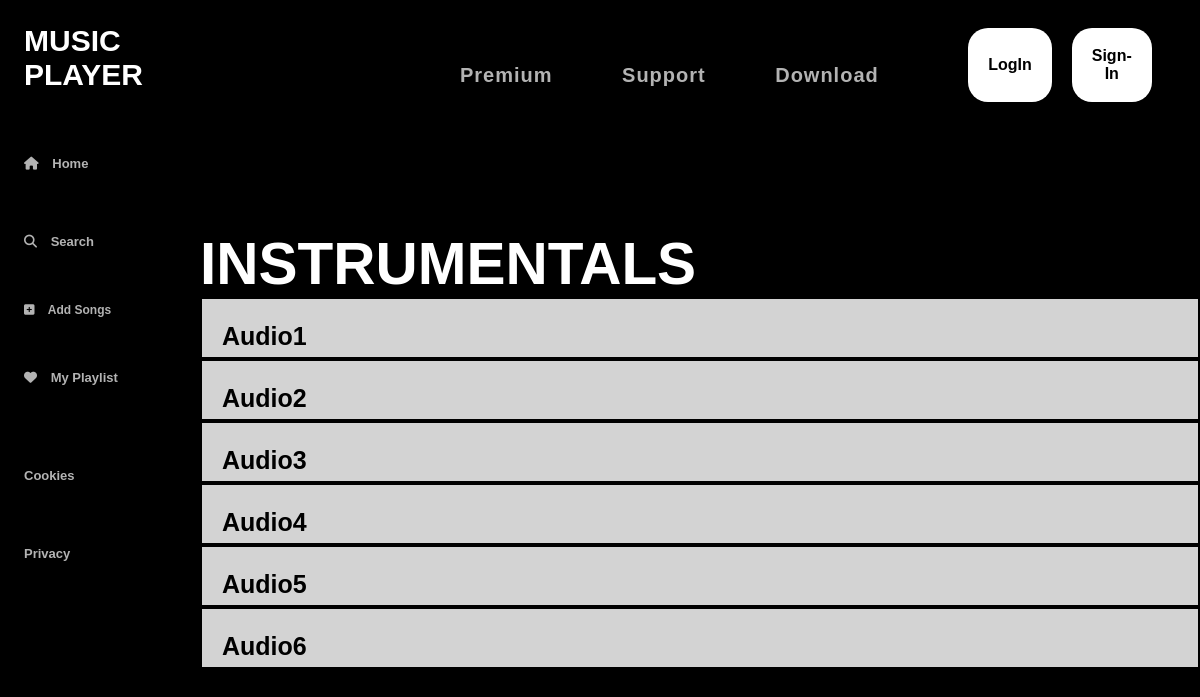
Page /disp_ins.php on the committed database.
### tables this page shows
CREATE TABLE IF NOT EXISTS `tb_ins` (
  `ins_id` int(3) NOT NULL AUTO_INCREMENT,
  `ins_name` varchar(20) NOT NULL,
  `ins_loc` varchar(20) NOT NULL,
  PRIMARY KEY (`ins_id`)
);

### disp_ins.php (the view, shortened to what this page needs)
<!DOCTYPE html>
<html lang="en">
  <head>
    <link rel="stylesheet" href="style4.css">
  </head>
  <body>
  <div class="sidebar">
      <div class="logo">
        <a href="#" style="text-decoration : none"><h2>MUSIC PLAYER</h2></a>
      </div>
      <div class="navigation" id="upper">
        <ul>
          <li>
            <a href="#" onclick="window.location.href='home.php';">
              <i class="fa-solid fa-home"></i>
              <span>Home</span>
            </a>
          </li>
          <li>
            <a href="search.php">
              <i class="fa fa-search"></i>
              <span>Search</span>
            </a>
          </li>
          <?php
        	if(!empty($_SESSION['id']))
		      {
?>
          <a href="playlist_demo.php">
              <i class="fa fas fa-plus-square"></i>
              <span>Add Songs</span>
            </a>
          </li>
          <?php } else {?>
            <a href="#" style="color:#b3b3b3;text-decoration:none;font-size:12px; font-weight:bold;">
              <i class="fa fas fa-plus-square"></i>
              &nbsp;&nbsp;&nbsp;<span>Add Songs</span>
            </a>
          <?php } ?>
          <li>
          <a href="disp_play.php">
              <i class="fa fa fa-heart"></i>
              <span>My Playlist</span>
            </a>
          </li>
          </ul>
          <ul>
        <li><a href="#">Cookies</a></li>
          <li><a href="#">Privacy</a></li>
        </ul>
      </div>
    </div>
    <div class="main-container">
      <div class="topbar">
            <?php
		if(!empty($_SESSION['m']) && !empty($_SESSION['p']))
		{
?>
    <div class="main-container">
      <div class="topbar">
        <div class="prev-next-buttons" id="msg">
        </div>
        <div class="navbar">
          <ul>
            <li>
              <a
                href="playlist_demo.php">Premium</a>
            </li>&nbsp;&nbsp;&nbsp;&nbsp;&nbsp;
            <li><a href="#">Support</a></li>&nbsp;&nbsp;&nbsp;&nbsp;&nbsp;
            <li><a href="RazorPay/payment-form.php">Download</a>&nbsp;&nbsp;&nbsp;&nbsp;&nbsp;</li>
          <button onclick="window.location.href='logout.php'">Logout
          </button>
        </div>
      </div>
<?php } else {
  ?>
<div class="main-container">
      <div class="topbar">
        <div class="navbar">
          <ul>
            <li>
              <a
                href="#"
                onclick="window.location.href='RazorPay/payment-form.php';">Premium</a>
            </li>&nbsp;&nbsp;&nbsp;&nbsp;&nbsp;
            <li><a href="#">Support</a></li>&nbsp;&nbsp;&nbsp;&nbsp;&nbsp;
            <li><a href="RazorPay/payment-form.php">Download</a></li>&nbsp;&nbsp;&nbsp;&nbsp;&nbsp;
          <button onclick="document.getElementById('login_modal').style.display='block'">
            LogIn
          </button>
	<button onclick="window.location.href='signup.php';">
            Sign-In
          </button>
        </div>
      </div>
<?php } ?>
        </div>
      </div>
      <h3 style="text-align:left;color:white">INSTRUMENTALS</h3>
      <?php
    @$conn=@mysqli_connect("localhost","root","","db_project");
    @$ins="SELECT * FROM tb_ins";
    @$result=@mysqli_query($conn,$ins);
    while($value=@mysqli_fetch_array($result))
    {
?>
<div >
  <table align="center" width="100%"  style="background-color:black; border-color:white; border-top:none; border-left:none; border-right:none; border-top-color:black; border-right-color:black; border-left-color:black;">
        <tr class="song_disp">
            <td>
            <a  class="song_link" href="ins_play.php?id=<?php echo $value['ins_id']?>&name=<?php echo $value['ins_name'];?>&l=<?php echo $value['ins_loc'];?>"><?php echo $value['ins_name'];?></a>
            </td>
        </tr>
    </table>
   </div>
    <?php } ?>
  </body>
</html>

### style4.css (style rules this page uses)
.song_disp { background-color:lightgrey; width:75%; }
.song_link { color:black; font-size: 25px; font-weight: bold; text-decoration: none; margin-left: 20px; }
h2 { color: white; font-size: 30px; }
* { padding: 0; margin: 0; }
body { background-color: black; font-family: "Montserrat", sans-serif; font-size: 50px; }
.sidebar { position: fixed; left: 0; top: 0; bottom: 0; width: 100px; background-color: black; padding: 24px; }
.sidebar .navigation ul { list-style: none; margin-top: 20px; }
.sidebar .navigation ul li { padding: 10px 0; }
.sidebar .navigation ul li a { color: #b3b3b3; text-decoration: none; font-weight: bold; font-size: 13px; }
.sidebar .navigation ul li a span { padding-left: 10px; }
.main-container { background-color: black; margin-left: 200px; margin-bottom: 100px; }
.topbar { display: flex; justify-content: space-between; background-color: black; text-align: right; padding: 14px 30px; }
.topbar .navbar { display: flex; align-items: center; }
.topbar .navbar ul { display: flex; list-style: none; }
.topbar .navbar ul li { display: inline-block; margin: 8px 0px; width:100%; }
.topbar .navbar ul li a { color: #b3b3b3; text-decoration: none; font-weight: bold; font-size: 20px; letter-spacing: 1px; word-spacing: 12px; }
.topbar .navbar button { background-color:white; color: #000000; font-size: 16px; font-weight: bold; padding: 14px 20px; border-radius: 20px; border: 0px; cursor: pointer; margin-left: 20px; }

### rows in the picture
tb_ins: ins_name "Audio1"
tb_ins: ins_name "Audio2"
tb_ins: ins_name "Audio3"
tb_ins: ins_name "Audio4"
tb_ins: ins_name "Audio5"
tb_ins: ins_name "Audio6"
